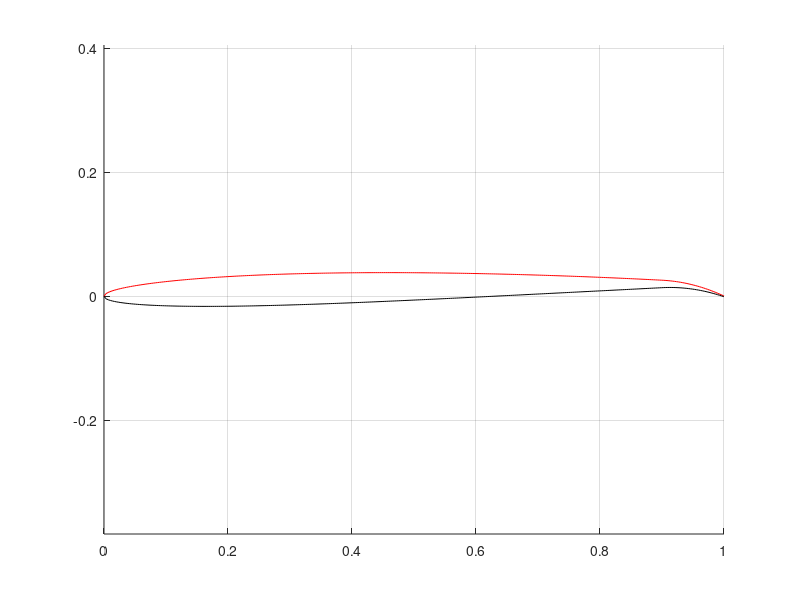

The MATLAB script that drew this image:
NACA='2901';
Mmain=str2double(NACA(1));
Pmain=str2double(NACA(2));
Tmain=str2double(NACA(3:4));
GridPts=300;
x = linspace(0,1,GridPts)';
m=Mmain/100;
p=Pmain/10;
t=Tmain/100;

a0=2.969;
a1=-1.260;
a2=-3.516;
a3=2.843;
a4=-1.015;

Yt=ones(GridPts,1);

 for i=1:1:GridPts
    term1=a0*sqrt(x(i));
    term2=a1*x(i);
    term3=a2*x(i)^2;
    term4=a3*x(i)^3;
    term5=a4*x(i)^4;
    
    Yt(i)=5*t*(term1+term2+term3+term4+term5);
    
 end

 Yc=ones(GridPts,1);
 dYc_dx= ones(GridPts,1);
 theta=  ones(GridPts,1);
 for i=1:1:GridPts
 if (x(i)>=0 && x(i)<p)
     Yc(i)=((m)/(p)^2)*(2*p*x(i)-x(i)^2);
     dYc_dx(i)= ((2*m)/((p)^2))*(p-x(i));
     
 elseif (x(i)>=p && x(i)<=1)
     Yc(i)=((m)/(1-p)^2)*(1-2*p+2*p*x(i)-x(i)^2);
     dYc_dx(i)= ((2*m)/((1-p)^2))*(p-x(i));
 end
 theta(i)=atan(dYc_dx(i));
 end
 
 xu=ones(GridPts,1);
 yu=ones(GridPts,1);
 xl=ones(GridPts,1);
 yl=ones(GridPts,1);
 for i=1:1:GridPts
         xu(i)=x(i)-0.5*Yt(i)*sin(theta(i));
        yu(i)=Yc(i)+0.5*Yt(i)*cos(theta(i));
     end
      for i=1:1:GridPts
          xl(i)=x(i)+0.5*Yt(i)*sin(theta(i));
         yl(i)=Yc(i)-0.5*Yt(i)*cos(theta(i));
      end
      
      fl=figure(1);
      hold on;
      grid on;
 axis equal;
      plot(xu,yu,'r-');
      plot(xl,yl,'k-');
      
      
   
     

